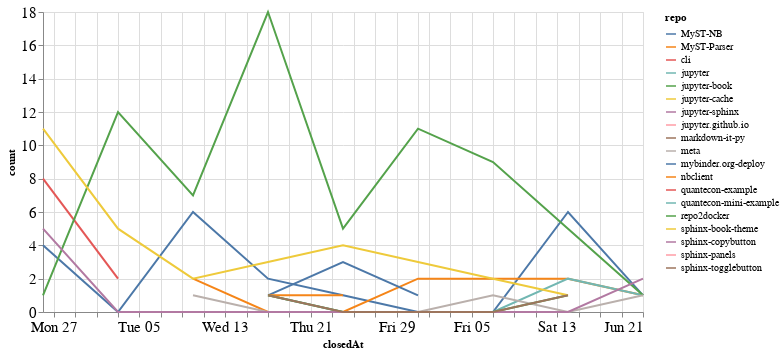

This figure's notebook cell:
### Code cell
closed_by_time = closed_by.groupby('repo').resample('W', on='closedAt').count()['author'].reset_index()
closed_by_time = closed_by_time.rename(columns={'author': 'count'})

alt.Chart(closed_by_time, width=600).mark_line().encode(
    x='closedAt',
    y='count',
    color='repo',
    tooltip="repo"
)

### Figure 1 — Vega-Lite specification as saved in the notebook (floating-point values rounded to 4 significant figures)
{"config": {"axisLeft": {"labelFontSize": 15}, "axisBottom": {"labelFontSize": 15}}, "data": {"name": "data-d0afa8a0a9b05b0d3b045fe3b3d2badb"}, "mark": "line", "encoding": {"color": {"type": "nominal", "field": "repo"}, "tooltip": {"type": "nominal", "field": "repo"}, "x": {"type": "temporal", "field": "closedAt"}, "y": {"type": "quantitative", "field": "count"}}, "width": 600, "$schema": "https://vega.github.io/schema/vega-lite/v4.8.1.json", "datasets": {"data-d0afa8a0a9b05b0d3b045fe3b3d2badb": [{"repo": "MyST-NB", "closedAt": "2020-04-26T00:00:00", "count": 4}, {"repo": "MyST-NB", "closedAt": "2020-05-03T00:00:00", "count": 0}, {"repo": "MyST-NB", "closedAt": "2020-05-10T00:00:00", "count": 6}, {"repo": "MyST-NB", "closedAt": "2020-05-17T00:00:00", "count": 2}, {"repo": "MyST-NB", "closedAt": "2020-05-24T00:00:00", "count": 1}, {"repo": "MyST-NB", "closedAt": "2020-05-31T00:00:00", "count": 0}, {"repo": "MyST-NB", "closedAt": "2020-06-07T00:00:00", "count": 0}, {"repo": "MyST-NB", "closedAt": "2020-06-14T00:00:00", "count": 6}, {"repo": "MyST-NB", "closedAt": "2020-06-21T00:00:00", "count": 1}, {"repo": "MyST-Parser", "closedAt": "2020-05-10T00:00:00", "count": 2}, {"repo": "MyST-Parser", "closedAt": "2020-05-17T00:00:00", "count": 0}, {"repo": "MyST-Parser", "closedAt": "2020-05-24T00:00:00", "count": 0}, {"repo": "MyST-Parser", "closedAt": "2020-05-31T00:00:00", "count": 2}, {"repo": "MyST-Parser", "closedAt": "2020-06-07T00:00:00", "count": 2}, {"repo": "MyST-Parser", "closedAt": "2020-06-14T00:00:00", "count": 2}, {"repo": "MyST-Parser", "closedAt": "2020-06-21T00:00:00", "count": 1}, {"repo": "cli", "closedAt": "2020-04-26T00:00:00", "count": 8}, {"repo": "cli", "closedAt": "2020-05-03T00:00:00", "count": 2}, {"repo": "jupyter", "closedAt": "2020-05-17T00:00:00", "count": 1}, {"repo": "jupyter", "closedAt": "2020-05-24T00:00:00", "count": 0}, {"repo": "jupyter", "closedAt": "2020-05-31T00:00:00", "count": 0}, {"repo": "jupyter", "closedAt": "2020-06-07T00:00:00", "count": 0}, {"repo": "jupyter", "closedAt": "2020-06-14T00:00:00", "count": 2}, {"repo": "jupyter", "closedAt": "2020-06-21T00:00:00", "count": 1}, {"repo": "jupyter-book", "closedAt": "2020-04-26T00:00:00", "count": 1}, {"repo": "jupyter-book", "closedAt": "2020-05-03T00:00:00", "count": 12}, {"repo": "jupyter-book", "closedAt": "2020-05-10T00:00:00", "count": 7}, {"repo": "jupyter-book", "closedAt": "2020-05-17T00:00:00", "count": 18}, {"repo": "jupyter-book", "closedAt": "2020-05-24T00:00:00", "count": 5}, {"repo": "jupyter-book", "closedAt": "2020-05-31T00:00:00", "count": 11}, {"repo": "jupyter-book", "closedAt": "2020-06-07T00:00:00", "count": 9}, {"repo": "jupyter-book", "closedAt": "2020-06-14T00:00:00", "count": 5}, {"repo": "jupyter-book", "closedAt": "2020-06-21T00:00:00", "count": 1}, {"repo": "jupyter-cache", "closedAt": "2020-06-21T00:00:00", "count": 1}, {"repo": "jupyter-sphinx", "closedAt": "2020-05-03T00:00:00", "count": 1}, {"repo": "jupyter.github.io", "closedAt": "2020-05-17T00:00:00", "count": 3}, {"repo": "markdown-it-py", "closedAt": "2020-05-10T00:00:00", "count": 2}, {"repo": "meta", "closedAt": "2020-05-10T00:00:00", "count": 1}, {"repo": "meta", "closedAt": "2020-05-17T00:00:00", "count": 0}, {"repo": "meta", "closedAt": "2020-05-24T00:00:00", "count": 0}, {"repo": "meta", "closedAt": "2020-05-31T00:00:00", "count": 0}, {"repo": "meta", "closedAt": "2020-06-07T00:00:00", "count": 1}, {"repo": "meta", "closedAt": "2020-06-14T00:00:00", "count": 0}, {"repo": "meta", "closedAt": "2020-06-21T00:00:00", "count": 1}, {"repo": "mybinder.org-deploy", "closedAt": "2020-05-17T00:00:00", "count": 1}, {"repo": "mybinder.org-deploy", "closedAt": "2020-05-24T00:00:00", "count": 3}, {"repo": "mybinder.org-deploy", "closedAt": "2020-05-31T00:00:00", "count": 1}, {"repo": "nbclient", "closedAt": "2020-05-17T00:00:00", "count": 1}, {"repo": "nbclient", "closedAt": "2020-05-24T00:00:00", "count": 1}, {"repo": "quantecon-example", "closedAt": "2020-05-17T00:00:00", "count": 1}, {"repo": "quantecon-mini-example", "closedAt": "2020-06-21T00:00:00", "count": 1}, {"repo": "repo2docker", "closedAt": "2020-05-17T00:00:00", "count": 1}, {"repo": "repo2docker", "closedAt": "2020-05-24T00:00:00", "count": 0}, {"repo": "repo2docker", "closedAt": "2020-05-31T00:00:00", "count": 0}, {"repo": "repo2docker", "closedAt": "2020-06-07T00:00:00", "count": 0}, {"repo": "repo2docker", "closedAt": "2020-06-14T00:00:00", "count": 1}, {"repo": "sphinx-book-theme", "closedAt": "2020-04-26T00:00:00", "count": 11}, {"repo": "sphinx-book-theme", "closedAt": "2020-05-03T00:00:00", "count": 5}, {"repo": "sphinx-book-theme", "closedAt": "2020-05-10T00:00:00", "count": 2}, {"repo": "sphinx-book-theme", "closedAt": "2020-05-17T00:00:00", "count": 3}, {"repo": "sphinx-book-theme", "closedAt": "2020-05-24T00:00:00", "count": 4}, {"repo": "sphinx-book-theme", "closedAt": "2020-05-31T00:00:00", "count": 3}, {"repo": "sphinx-book-theme", "closedAt": "2020-06-07T00:00:00", "count": 2}, {"repo": "sphinx-book-theme", "closedAt": "2020-06-14T00:00:00", "count": 1}, {"repo": "sphinx-copybutton", "closedAt": "2020-04-26T00:00:00", "count": 5}, {"repo": "sphinx-copybutton", "closedAt": "2020-05-03T00:00:00", "count": 0}, {"repo": "sphinx-copybutton", "closedAt": "2020-05-10T00:00:00", "count": 0}, {"repo": "sphinx-copybutton", "closedAt": "2020-05-17T00:00:00", "count": 0}, {"repo": "sphinx-copybutton", "closedAt": "2020-05-24T00:00:00", "count": 0}, {"repo": "sphinx-copybutton", "closedAt": "2020-05-31T00:00:00", "count": 0}, {"repo": "sphinx-copybutton", "closedAt": "2020-06-07T00:00:00", "count": 0}, {"repo": "sphinx-copybutton", "closedAt": "2020-06-14T00:00:00", "count": 0}, {"repo": "sphinx-copybutton", "closedAt": "2020-06-21T00:00:00", "count": 2}, {"repo": "sphinx-panels", "closedAt": "2020-05-10T00:00:00", "count": 1}, {"repo": "sphinx-togglebutton", "closedAt": "2020-05-17T00:00:00", "count": 1}, {"repo": "sphinx-togglebutton", "closedAt": "2020-05-24T00:00:00", "count": 0}, {"repo": "sphinx-togglebutton", "closedAt": "2020-05-31T00:00:00", "count": 0}, {"repo": "sphinx-togglebutton", "closedAt": "2020-06-07T00:00:00", "count": 0}, {"repo": "sphinx-togglebutton", "closedAt": "2020-06-14T00:00:00", "count": 1}]}}
